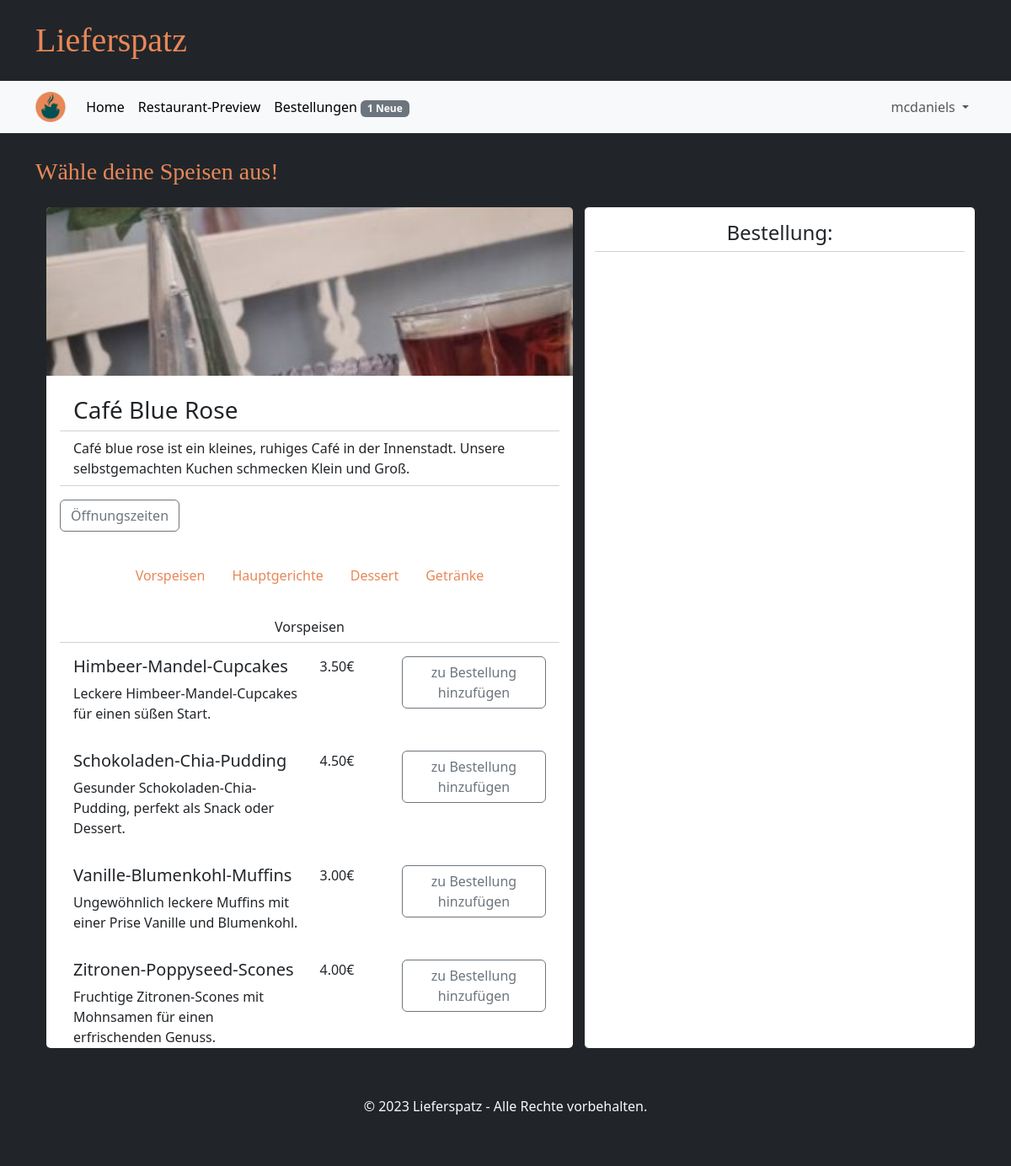
The page /menue/cafebluerose (signed in) on the database its author committed.
### tables this page shows
CREATE TABLE GeschaeftsAccount(
            Username TEXT PRIMARY KEY NOT NULL,
            Passwort TEXT NOT NULL,
            Restaurantname TEXT NOT NULL,
            Beschreibung TEST NOT NULL,
            Strasse TEXT NOT NULL,
            Hausnummer INTEGER NOT NULL,
            Plz INTEGER NOT NULL
        );

CREATE TABLE Item(
            ID INTEGER NOT NULL,
            Restaurant TEXT NOT NULL,
            Name TEXT NOT NULL,
            Kategorie TEXT CHECK(Kategorie IN ('Vorspeise', 'Hauptgericht', 'Dessert', 'Getränk')),
            IBeschreibung TEXT NOT NULL DEFAULT '',
            Preis INTEGER NOT NULL,
            Deaktiviert INTEGER DEFAULT 0 CHECK(Deaktiviert IN (0, 1)),
            PRIMARY KEY (ID),
            FOREIGN KEY (Restaurant) REFERENCES GeschaeftsAccount(username),
            UNIQUE(Restaurant, Name, Kategorie, IBeschreibung, Preis),
            UNIQUE(Restaurant, Name, Deaktiviert)                  
        );

### main.py (the view)
@app.route("/menue/<username>", methods=["GET", "POST"])
def menue_page(username):
    if "user" in session:
        restaurant = database.get_restaurant(username)
        restaurant["times"] = database.get_business_hours(username)
        image_names = os.listdir(app.config['UPLOAD_FOLDER'])
        image_tuples = list(map(os.path.splitext, image_names))
        restaurant["image_path"] = "test1.jpeg"
        for index, value in enumerate(image_tuples):
            if username == value[0]:
                restaurant["image_path"] = 'business/' + value[0] + value[1]
                image_tuples.pop(index)
                break
        items = database.get_items(username)
        return render_template("menue.html", restaurant=restaurant, items=items, weekdays=WEEKDAYS)
    else:
        return redirect(url_for("login_customer_page"))

### database.py (called while the page is built)
def getData(sql, params = ()):
    dbcon = sqlite3.connect("instance/db.db")
    cursor = dbcon.cursor()
    cursor.execute(sql, params)
    return cursor

def get_restaurant(username):
    request_pointer = getData("""SELECT Username, Restaurantname, Beschreibung, Strasse, Hausnummer, Plz
                              FROM GeschaeftsAccount
                              WHERE Username = ? """,(username,))
    result = request_pointer.fetchone()
    restaurant = {
            "username": result[0],
            "name": result[1],
            "description": result[2],
            "street": result[3],
            "housenumber": result[4],
            "postalcode": result[5]
        }
    return restaurant

def get_items(username):
    items = []
    request_pointer = getData("""SELECT *
                              FROM Item
                              WHERE Restaurant = ? AND Deaktiviert = 0
                              ORDER BY Kategorie DESC""", (username,))
    for entry in request_pointer.fetchall():
        item = {
            "id": entry[0],
            "restaurant": entry[1],
            "name": entry[2],
            "category": entry[3],
            "description": entry[4],
            "price": entry[5],
            "deactivated": entry[6]
        }
        items.append(item)
    return items

def get_business_hours(username):
    times = {}
    request_pointer = getData("""
        SELECT *
        FROM Oeffnungszeit
        WHERE GUsername = ?""",
        (username,))
    for entry in request_pointer.fetchall():
        times[entry[1]] = {
            "from": entry[2],
            "until": entry[3],
        }
    return times

### templates/menue.html (shortened to what this page needs)
{% extends "base.html" %}
{% block heading %}Wähle deine Speisen aus!{% endblock %}
{% block content %}
<div class="row g-4 mb-4" id="wrapper">
  <div class="col-7">
    <div class="card border-dark overflow-auto" style="max-height: 1000px;">
      <img src="{{ url_for('static', filename=restaurant['image_path']) }}" class="card-img-top restau-image" alt="...">
      <div class="card-body">
        <h3 class="card-title card-header bg-transparent">{{ restaurant['name'] }}</h3>
        <p class="card-text card-header bg-transparent mb-3">{{ restaurant['description'] }}</p>
        <a class="btn btn-outline-secondary mb-2" data-bs-toggle="collapse" href="#collapseExample" role="button" aria-expanded="false" aria-controls="collapseExample">
          Öffnungszeiten
        </a>
        <ul class="nav nav-pills justify-content-center mt-4">
          <li class="nav-item">
            <a class="nav-link" href="#Vorspeisen">Vorspeisen</a>
          </li>
          <li class="nav-item">
            <a class="nav-link" href="#Hauptgerichte">Hauptgerichte</a>
          </li>
          <li class="nav-item">
            <a class="nav-link" href="#Dessert">Dessert</a>
          </li>
          <li class="nav-item">
            <a class="nav-link" href="#Getränke">Getränke</a>
          </li>
        </ul>
        <div class="mt-4">
          <h6 class ="text-center card-header bg-transparent">Vorspeisen</h6>
          {% for item in items %}
          {% if item['category'] == 'Vorspeise' %}
          <form class="card-body">
            <div class="row">
            <div class="col-6">
              <h5 class="card-titel">{{ item['name'] }}</h5>
              <p class="card-text">{{ item['description'] }}</p>
            </div>
              <p class="card-text col-2">{{ "%.2f" | format(item['price']/100) }}€</p>
            <div class="col-4">
            <button type="button" class="btn btn-outline-secondary">zu Bestellung hinzufügen</button>
          </div>
            </div>
          </form>
          {% endif %}
          {% endfor %}
        </div>
      </div>
    </div>
  </div>
  <div class="card border-dark col">
    <h4 class="card-titel card-header text-center bg-transparent mt-2 mb-4">Bestellung:</h4>
  </div>
</div>
{% endblock %}

### templates/base.html (shortened to what this page needs)
<!DOCTYPE html>
<html lang="de">
<head>
    <link rel="stylesheet" href="/static/style.css">
    <link href="{{ url_for('static', filename='bootstrap/css/bootstrap.min.css') }}" rel="stylesheet">
</head>
<body class="bg-dark">
    <div class="container my-4">
        <h1 class="brandfont">Lieferspatz</h1>
    </div>
    <nav class="navbar navbar-expand bg-body-tertiary sticky-top border-bottom border-5 border-dark">
        <div class="container">
          <a class="navbar-brand" href="#">
            <img src="{{ url_for('static', filename='ls_logo.png') }}" alt="..." height="36" />
          </a>
          <div class="collapse navbar-collapse" id="navbarSupportedContent">
            <ul class="navbar-nav me-auto mb-2 mb-lg-0">
              <li class="nav-item">
                <a class="nav-link active" aria-current="page" href="{{ url_for('start_page') }}">Home</a>
              </li>
              <li class="nav-item">
                {% if "business" in session %}
                <a class="nav-link active" aria-current="page" href="{{ url_for('restaurants_page') }}">Restaurant-Preview</a>
                {% else %}
                <a class="nav-link active" aria-current="page" href="{{ url_for('restaurants_page') }}">Restaurants</a>
                {% endif %}
              </li>
              <li class="nav-item">
                <a class="nav-link active" id="view_orders" aria-current="page" href="{{ url_for('order_page') }}">Bestellungen</a>
              </li>
            </ul>
            <ul class="navbar-nav mb-2 mb-lg-0">
              {% if session['user'] %}
              <li class="nav-item dropdown">
                <a class="nav-link dropdown-toggle" href="#" role="button" data-bs-toggle="dropdown" aria-expanded="false">
                  {{ session['user'] }}
                </a>
              </li>
              {% endif %}
            </ul>
          </div>
        </div>
    </nav>
    <div class="container mt-4">
        <h3 class="brandfont2">{% block heading %}{% endblock %}</h3>
    </div>
    <div class="container text-light px-4 py-3 ">
        {% block content %}{% endblock %}
    </div>
    <footer class="bg-dark text-light text-center py-3">
        <p>&copy; 2023 Lieferspatz - Alle Rechte vorbehalten.</p>
    </footer>
</body>
</html>

### static/style.css (style rules this page uses)
.brandfont { font-family: brandFont; color: #e98757; }
.brandfont2 { font-family: brandFont2; color: #e98757; }
.restau-image { height: 200px; object-fit: cover; }
.nav-pills a.nav-link { color: #e98757; }
.text-center { text-align: center; }

### rows shown on the page
GeschaeftsAccount: name "Café Blue Rose", description "Café blue rose ist ein kleines, ruhiges Café in der Innenstadt. Unsere selbstgemachten Kuchen schmecken Klein und Groß."
Item: name "Himbeer-Mandel-Cupcakes", description "Leckere Himbeer-Mandel-Cupcakes für einen süßen Start.", item['price']/100 "3.50"
Item: name "Schokoladen-Chia-Pudding", description "Gesunder Schokoladen-Chia-Pudding, perfekt als Snack oder Dessert.", item['price']/100 "4.50"
Item: name "Vanille-Blumenkohl-Muffins", description "Ungewöhnlich leckere Muffins mit einer Prise Vanille und Blumenkohl.", item['price']/100 "3.00"
Item: name "Zitronen-Poppyseed-Scones", description "Fruchtige Zitronen-Scones mit Mohnsamen für einen erfrischenden Genuss.", item['price']/100 "4.00"

### other values the page prints
{{ session['user'] }} "mcdaniels"
